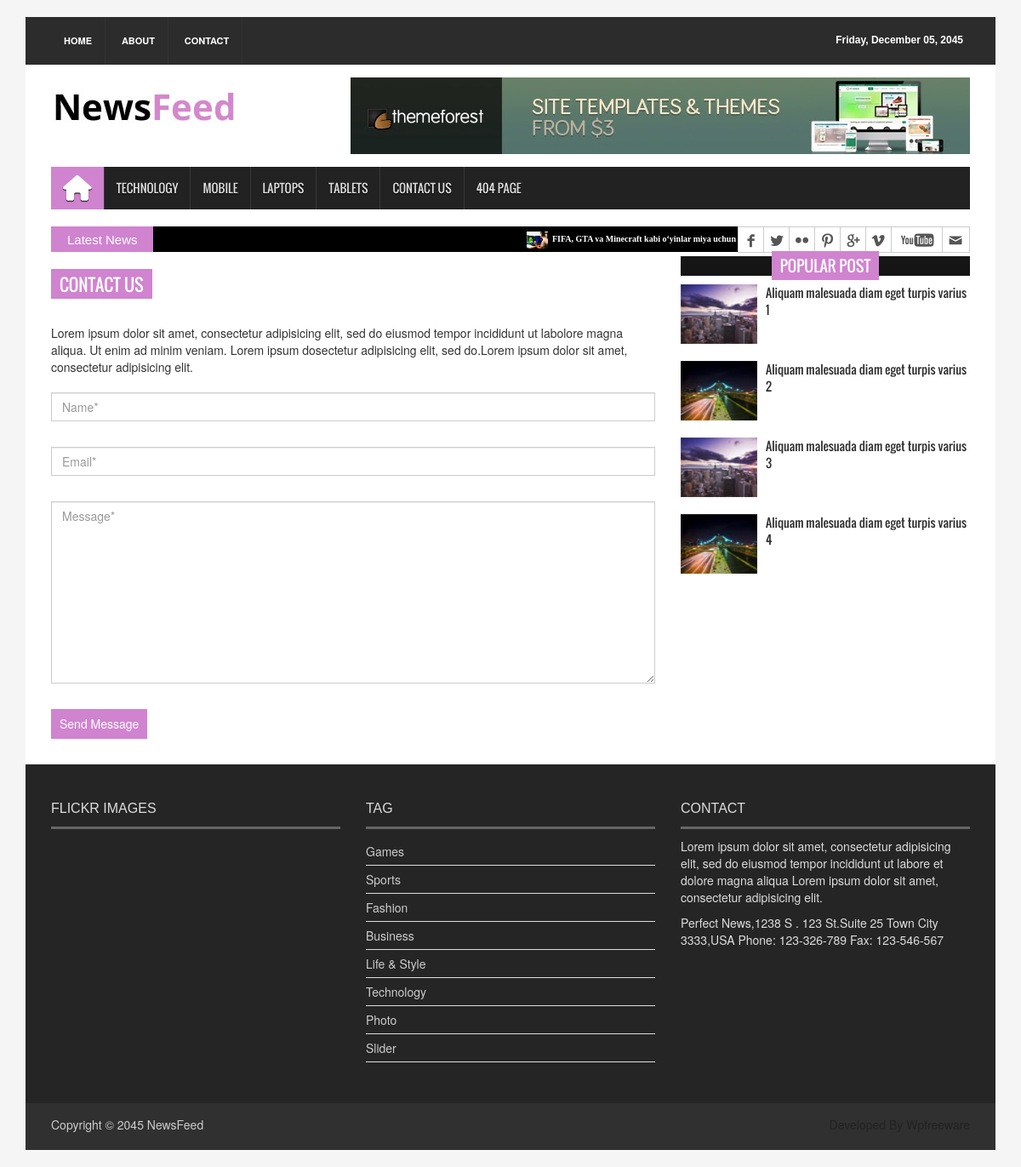
The app's page /contact/, older data.
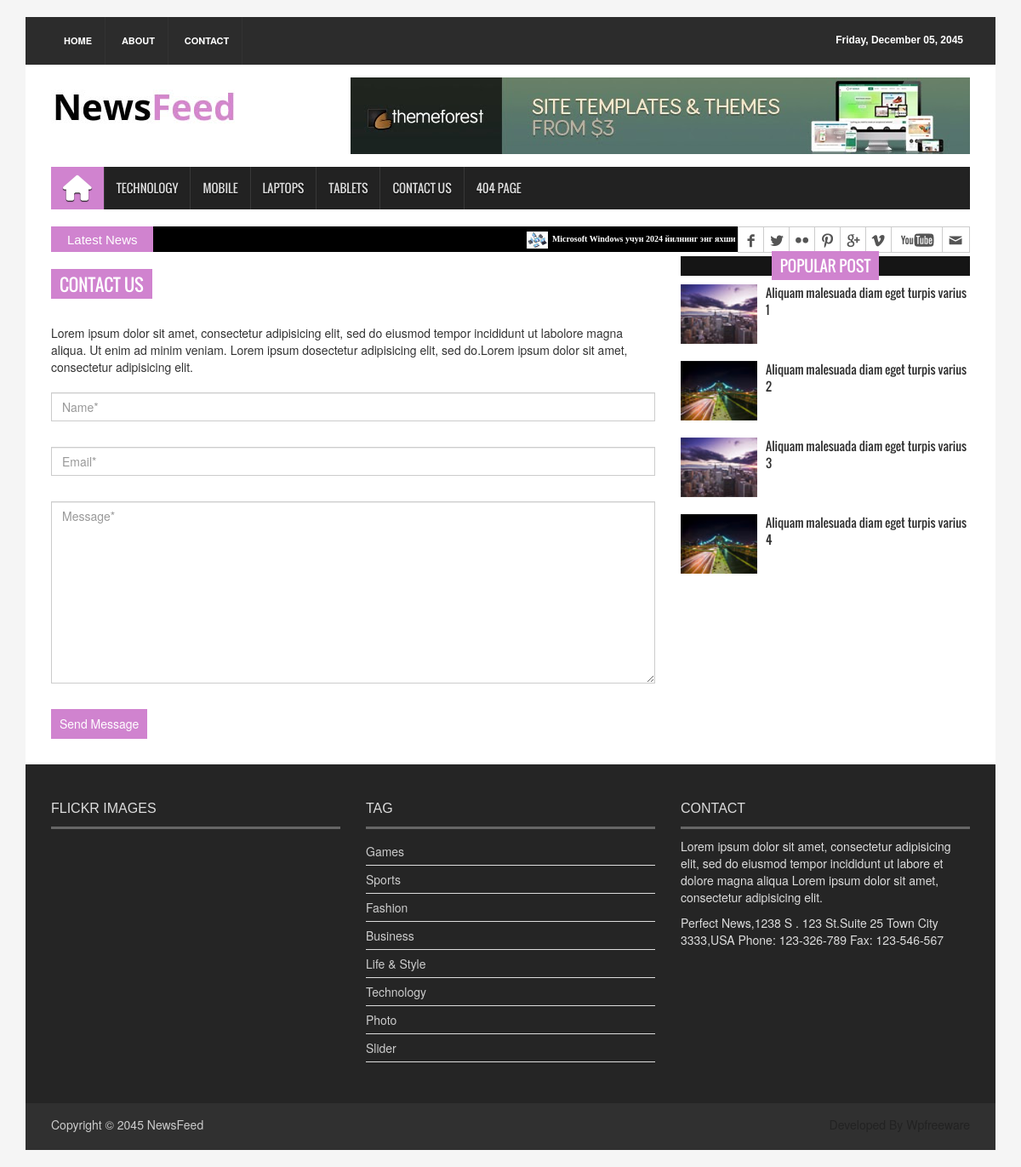
The same page, newer data.
### new_app/models.py (models this page shows, shortened)
class News(models.Model):
    class Status(models.TextChoices):
        DRAFT = 'DF', 'Draft'
        PUBLISHED = 'PB', 'Published'
    title = models.CharField(max_length=250)
    slug = models.SlugField(max_length=250)
    body = models.TextField()
    image = models.ImageField(upload_to='news/images')
    category = models.ForeignKey(Category,
                                 on_delete=models.CASCADE)
    publish_time = models.DateTimeField(default=timezone.now)
    created_time = models.DateTimeField(auto_now_add=True)
    updated_time = models.DateTimeField(auto_now=True)
    status = models.CharField(max_length=2,
                              choices=Status.choices,
                              default=Status.DRAFT
                              )
    objects = models.Manager()
    published = PublishedManager()
    class Meta:
        ordering = ('-publish_time',) #-published_time'

### new_app/views.py (the view, shortened to what this page needs)
# urls.py: path('contact/', ContactPageView.as_view(), name='contact-page'),
class ContactPageView(TemplateView):
    template_name = 'news/contact.html'
    def get(self,request, *args, **kwargs): # Malumot yuborish
        form = ContactForm()
        context = {
            'form': form
        }
        return render(request, 'news/contact.html', context)

### new_app/forms.py
class ContactForm(forms.ModelForm):
    class Meta:
        model = Contact
        fields = '__all__'

### new_app/context_processor.py (called while the page is built)
def latest_news(request):
	latest_news = News.published.all().order_by("-publish_time")[:10]
	context = {
		'latest_news': latest_news
	}
	return context

### new_app/models.py (called while the page is built)
    def get_queryset(self):
        return super().get_queryset().filter(status=News.Status.PUBLISHED )

### templates/news/contact.html (shortened to what this page needs)
{% extends 'news/base.html' %}
{% load static %}
{% block content %}
  <section id="contentSection">
    <div class="row">
      <div class="col-lg-8 col-md-8 col-sm-8">
        <div class="left_content">
          <div class="contact_area">
            <h2>Contact Us</h2>
            <p>Lorem ipsum dolor sit amet, consectetur adipisicing elit, sed do eiusmod tempor incididunt ut labolore magna aliqua. Ut enim ad minim veniam. Lorem ipsum dosectetur adipisicing elit, sed do.Lorem ipsum dolor sit amet, consectetur adipisicing elit.</p>
            <form action="#" class="contact_form" method="post">{% csrf_token %}
              <input class="form-control" type="text" placeholder="Name*" name="name">
              <input class="form-control" type="email" placeholder="Email*" name="email">
              <textarea class="form-control" cols="30" rows="10" placeholder="Message*" name="message"></textarea>
              <input type="submit" value="Send Message">
            </form>
          </div>
        </div>
      </div>
      <div class="col-lg-4 col-md-4 col-sm-4">
        <aside class="right_content">
          <div class="single_sidebar">
            <h2><span>Popular Post</span></h2>
            <ul class="spost_nav">
              <li>
                <div class="media wow fadeInDown"> <a href="{% static 'single_page.html' %}" class="media-left"> <img alt="" src="../{% static 'images/post_img1.jpg' %}"> </a>
                  <div class="media-body"> <a href="{% static 'single_page.html' %}" class="catg_title"> Aliquam malesuada diam eget turpis varius 1</a> </div>
                </div>
              </li>
              <li>
                <div class="media wow fadeInDown"> <a href="{% static 'single_page.html' %}" class="media-left"> <img alt="" src="../{% static 'images/post_img2.jpg' %}"> </a>
                  <div class="media-body"> <a href="{% static 'single_page.html' %}" class="catg_title"> Aliquam malesuada diam eget turpis varius 2</a> </div>
                </div>
              </li>
              <li>
                <div class="media wow fadeInDown"> <a href="{% static 'single_page.html' %}" class="media-left"> <img alt="" src="../{% static 'images/post_img1.jpg' %}"> </a>
                  <div class="media-body"> <a href="{% static 'single_page.html' %}" class="catg_title"> Aliquam malesuada diam eget turpis varius 3</a> </div>
                </div>
              </li>
              <li>
                <div class="media wow fadeInDown"> <a href="{% static 'single_page.html' %}" class="media-left"> <img alt="" src="../{% static 'images/post_img2.jpg' %}"> </a>
                  <div class="media-body"> <a href="{% static 'single_page.html' %}" class="catg_title"> Aliquam malesuada diam eget turpis varius 4</a> </div>
                </div>
              </li>
            </ul>
          </div>
        </aside>
      </div>
    </div>
  </section>
  {% endblock content %}

### templates/news/base.html (shortened to what the changed rows need)
 {% load static %}
<!DOCTYPE html>
<html>
<head>
<link rel="stylesheet" type="text/css" href="{% static 'css/bootstrap.min.css'%}">
<link rel="stylesheet" type="text/css" href="{% static 'css/font-awesome.min.css' %}">
<link rel="stylesheet" type="text/css" href="{% static 'css/animate.css' %}">
<link rel="stylesheet" type="text/css" href="{% static 'css/font.css' %}">
<link rel="stylesheet" type="text/css" href="{% static 'css/li-scroller.css' %}">
<link rel="stylesheet" type="text/css" href="{% static 'css/slick.css' %}">
<link rel="stylesheet" type="text/css" href="{% static 'css/jquery.fancybox.css' %}">
<link rel="stylesheet" type="text/css" href="{% static 'css/theme.css' %}">
<link rel="stylesheet" type="text/css" href="{% static 'css/style.css' %}">
</head>
<body>
<div class="container">
  <section id="newsSection">
    <div class="row">
      <div class="col-lg-12 col-md-12">
        <div class="latest_newsarea"> <span>Latest News</span>
          <ul id="ticker01" class="news_sticker">
			{% for news in latest_news %}
            <li><a href="{% url 'new_detail_page' news.pk %}"><img src="{{ news.image.url}}" alt="">{{ news.title }}</a></li>
			{% endfor %}
          </ul>
        </div>
      </div>
    </div>
  </section>
  {% block content %}
  {% endblock content %}
    <footer id="footer">
    <div class="footer_top">
      <div class="row">
        <div class="col-lg-4 col-md-4 col-sm-4">
          <div class="footer_widget wow fadeInLeftBig">
            <h2>Flickr Images</h2>
          </div>
        </div>
        <div class="col-lg-4 col-md-4 col-sm-4">
          <div class="footer_widget wow fadeInDown">
            <h2>Tag</h2>
          </div>
        </div>
        <div class="col-lg-4 col-md-4 col-sm-4">
          <div class="footer_widget wow fadeInRightBig">
            <h2>Contact</h2>
          </div>
        </div>
      </div>
    </div>
  </footer>
</div>
</body>

Row changes from the older to the newer data that the page shows:
no longer on this page (row unchanged): News: image (picture), title "FIFA, GTA va Minecraft kabi o‘yinlar miya uchun foydali — tadqiqot"
added News: image (picture), title "Microsoft Windows учун 2024 йилнинг энг яхши иловалари эълон қилинди"
